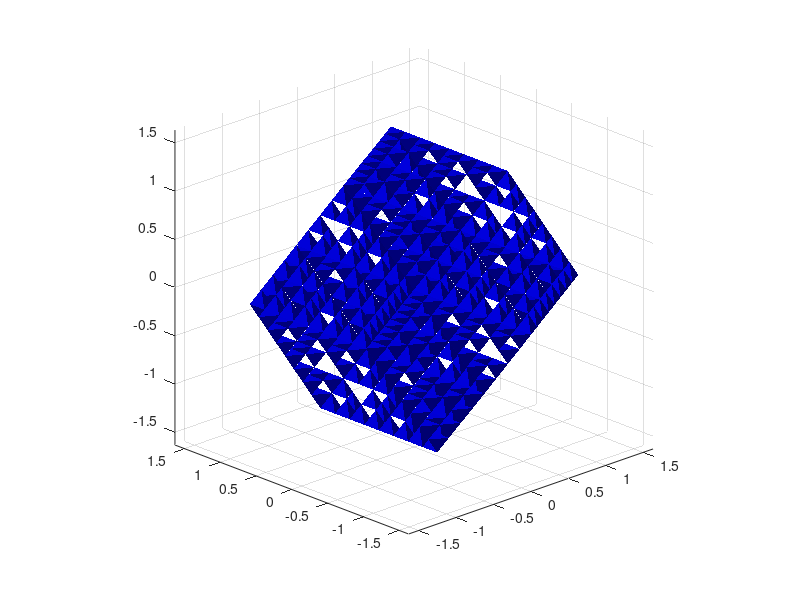

Here is the MATLAB script that generated this plot:
function [V, T] = Sierpinskuboctahedron(nb_it, option_display)
%% Sierpinskuboctahedron : function compute, display, and save
% a Sierpinski cuboctahedron at any iteration number / depth level.
%
% Author : nicolas.douillet9 (at) gmail.com, 2022-2024.
%
%
% Syntax
%
% Sierpinskuboctahedron;
% Sierpinskuboctahedron(nb_it);
% Sierpinskuboctahedron(nb_it, option_display);
% [V,T] = Sierpinskuboctahedron(nb_it, option_display);
%
%
% Description
%
% Sierpinskuboctahedron computes and displays the 3-level / iteration
% Sierpinski cuboctahedron included in the unit sphere.
%
% Sierpinskuboctahedron(nb_it) computes nb_it depth levels / iterations.
%
% Sierpinskuboctahedron(nb_it, option_display) displays it when
% option_display is set to logical *true/1 (default), and doesn't
% when it is set to  logical false/0.
%
% [V,T] = Sierpinskuboctahedron(nb_it, option_display) stores the resulting
% vertex coordinates in the array V, and the triangulation in the array T.
%
%
% Input arguments
%
% - nb_it : positive integer scalar double, the number of iterations / depth level.
% - option_display : either logical, *true/false or numeric *1/0.
%
%
% Output arguments
%
%       [ |  |  |]
% - V = [Vx Vy Vz], real matrix double, the vertex coordinates. Size(V) = [nb_vertices,3].
%       [ |  |  |]
%
%       [ |  |  |]
% - T = [T1 T2 T3], positive integer matrix double, the triangulation. Size(T) = [nb_triangles,3].
%       [ |  |  |]
%
%
% Example #1 : computes and displays the simple Sierpinski cuboctahedron at iteration 3
%
% Sierpinskuboctahedron;
%
%
% Example #2 : computes, displays, and saves the Sierpinski cuboctahedron at iteration 5
%
% [V,T] = Sierpinskuboctahedron(5,true);


%% Input parsing
assert(nargin < 3,'Too many input arguments.');

if ~nargin    
    nb_it = 3;
    option_display = true;    
elseif nargin > 0    
    assert(isnumeric(nb_it) && nb_it == floor(nb_it) && nb_it >= 0,'nb_it parameter value must be numeric positive or null integer.');    
    if nargin > 1        
        assert(islogical(option_display) || isnumeric(option_display),'option_display parameter type must be either logical or numeric.');        
    else        
        option_display = true;        
    end    
end

warning('on');
if option_display && nb_it > 6    
    warning('%s triangles to display ! Make sure your graphic card has enough memory.',num2str(24*12^nb_it))    
end
warning('off');


%% Body
% Summits of original cuboctahedron (living in the unit sphere R(O,1))
V1 = [0 0 0];
V2 = [2*sqrt(2)/3 0 -4/3];
V3 = [-sqrt(2)/3 sqrt(6)/3 -4/3];
V4 = [-sqrt(2)/3 -sqrt(6)/3 -4/3];

Summit_array = [V1; V2; V3; V4];

[Vertex_array,Triangle_array,Middle_edge_array] = tetrahedron_iterate(V1,V2,V3,V4);

p = 0;

% nb_it iterations
while p ~= nb_it
        
    New_vertex_array      = repmat(Vertex_array,      [1 1 4]);
    New_summit_array      = repmat(Summit_array,      [1 1 4]);
    New_triangle_array    = repmat(Triangle_array,    [1 1 4]);
    New_middle_edge_array = repmat(Middle_edge_array, [1 1 4]);
    
    for j = 1:size(Vertex_array,3) % loop on current nb cubocta               
        
        for i = 1:4
            
            V = Summit_array(i,:,j); % current summit
            
            D = sqrt(sum((Middle_edge_array(:,:,j) - repmat(V,[6 1])).^2,2)); % distance matrix
            [~,idx] = sort(D,1);
            
            New_summit_array(:,:,4*(j-1)+i) = [V; Middle_edge_array(idx(1),:,j); Middle_edge_array(idx(2),:,j); Middle_edge_array(idx(3),:,j)];
            
            % sort New_summit_array regarding to zmax, xmax, ymax, ymin
            i_zmax = find(New_summit_array(:,3,4*(j-1)+i) == max(New_summit_array(:,3,4*(j-1)+i)),1);
            i_xmax = find(New_summit_array(:,1,4*(j-1)+i) == max(New_summit_array(:,1,4*(j-1)+i)),1);
            i_ymax = find(New_summit_array(:,2,4*(j-1)+i) == max(New_summit_array(:,2,4*(j-1)+i)),1);
            i_ymin = find(New_summit_array(:,2,4*(j-1)+i) == min(New_summit_array(:,2,4*(j-1)+i)),1);
            
            New_summit_array(:,:,4*(j-1)+i) = [New_summit_array(i_zmax,:,4*(j-1)+i);...
                                               New_summit_array(i_xmax,:,4*(j-1)+i);...
                                               New_summit_array(i_ymax,:,4*(j-1)+i);...
                                               New_summit_array(i_ymin,:,4*(j-1)+i)];
                     
        
        % Create new cubocta : vertices, triangles, middle edge
        [New_vertex_array(:,:,4*(j-1)+i),New_triangle_array(:,:,4*(j-1)+i),New_middle_edge_array(:,:,4*(j-1)+i)] = ...
            tetrahedron_iterate(New_summit_array(1,:,4*(j-1)+i),...
                                New_summit_array(2,:,4*(j-1)+i),...
                                New_summit_array(3,:,4*(j-1)+i),...
                                New_summit_array(4,:,4*(j-1)+i));                                                                          
        end
        
    end
    
    Vertex_array      = New_vertex_array;
    Summit_array      = New_summit_array;
    Triangle_array    = New_triangle_array;
    Middle_edge_array = New_middle_edge_array;
    
    p = p+1;
    
end

V = Vertex_array(:,:,1);
T = Triangle_array(:,:,1);

for k = 1: size(Vertex_array,3)
    
    T = cat(1,T,Triangle_array(:,:,k)+size(V,1));
    V = cat(1,V,Vertex_array(:,:,k));
    
end

Rmy = @(theta)[cos(theta) 0 -sin(theta);
               0          1  0;
               sin(theta) 0  cos(theta)];           


Rmz = @(theta)[cos(theta) -sin(theta) 0;
               sin(theta)  cos(theta) 0;
               0           0          1];

Vs = cat(2,-V(:,1),V(:,2:3));
Vr1 = (Rmy(-acos(-1/3))*Vs')';
Vr2 = (Rmz(2*pi/3)*Vr1')';
Vr3 = (Rmz(-2*pi/3)*Vr1')';

Tr1 = T + size(V,1);
Tr2 = T + 2*size(V,1);
Tr3 = T + 3*size(V,1);

V = cat(1,V,Vr1,Vr2,Vr3);
T = cat(1,T,Tr1,Tr2,Tr3);

% Top tetrahedra
V2 = -V;
T2 = T + size(V,1);
V = cat(1,V,V2);
T = cat(1,T,T2);

% Remove duplicated vertices
[V,T] = remove_duplicated_vertices(V,T);

% Remove duplicated triangles
T = unique(sort(T,2),'rows','stable');

%% Display
if option_display
    
    figure;    
    trisurf(T,V(:,1),V(:,2),V(:,3),'EdgeColor',[0 0 1]), shading interp, hold on;
    colormap([0 0 1]);
    camlight('left');
    axis equal, axis tight;
    view(-43.7058,21.3485);
    
end

end % Sierpinskuboctahedron


%% tetrahedron_iterate subfunction
function [V, T, C] = tetrahedron_iterate(V1, V2, V3, V4)

V123 = [V1; V2; V3];
V134 = [V1; V3; V4];
V142 = [V1; V4; V2];
V234 = [V2; V3; V4];

C = 0.5 * [V1+V2; V1+V3; V1+V4; V2+V3; V2+V4; V3+V4];
V = [V123; V134; V142; V234];

% Triangulation
T = [1 2 3];

T = [T;
     T +   repmat(size(V123,1),[size(T,1) size(T,2)]);...
     T + 2*repmat(size(V123,1),[size(T,1) size(T,2)]);...
     T + 3*repmat(size(V123,1),[size(T,1) size(T,2)])];

end % tetrahedron_iterate


%% remove_duplicated_vertices subfunction
function [V_out, T_out] = remove_duplicated_vertices(V_in, T_in)

tol = 1e4*eps;
[V_out,~,n] = uniquetol(V_in,tol,'ByRows',true);
T_out = n(T_in);

end % remove_duplicated_vertices